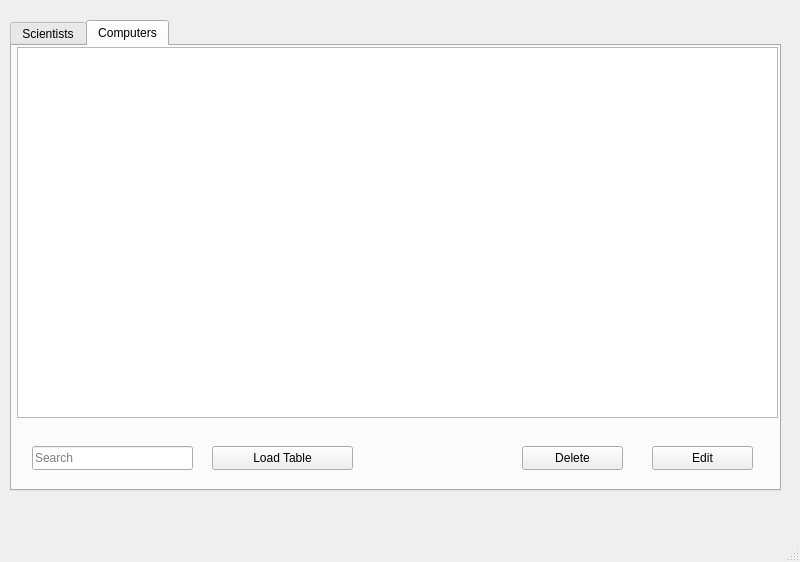
<?xml version="1.0" encoding="UTF-8"?>
<ui version="4.0">
 <class>MainWindow</class>
 <widget class="QMainWindow" name="MainWindow">
  <property name="geometry">
   <rect>
    <x>0</x>
    <y>0</y>
    <width>800</width>
    <height>562</height>
   </rect>
  </property>
  <property name="windowTitle">
   <string>Database</string>
  </property>
  <widget class="QWidget" name="centralwidget">
   <widget class="QTabWidget" name="tabWidget">
    <property name="geometry">
     <rect>
      <x>10</x>
      <y>20</y>
      <width>771</width>
      <height>471</height>
     </rect>
    </property>
    <property name="currentIndex">
     <number>1</number>
    </property>
    <widget class="QWidget" name="Scientists">
     <attribute name="title">
      <string>Scientists</string>
     </attribute>
     <widget class="QPushButton" name="pushButton_deleteScientist">
      <property name="geometry">
       <rect>
        <x>510</x>
        <y>400</y>
        <width>101</width>
        <height>24</height>
       </rect>
      </property>
      <property name="text">
       <string>Delete</string>
      </property>
     </widget>
     <widget class="QPushButton" name="pushButton_editScientist">
      <property name="geometry">
       <rect>
        <x>640</x>
        <y>400</y>
        <width>101</width>
        <height>24</height>
       </rect>
      </property>
      <property name="text">
       <string>Edit</string>
      </property>
     </widget>
     <widget class="QLineEdit" name="lineEdit_search">
      <property name="geometry">
       <rect>
        <x>20</x>
        <y>400</y>
        <width>161</width>
        <height>24</height>
       </rect>
      </property>
      <property name="placeholderText">
       <string>Search</string>
      </property>
     </widget>
     <widget class="QTableView" name="tableView">
      <property name="geometry">
       <rect>
        <x>5</x>
        <y>1</y>
        <width>761</width>
        <height>371</height>
       </rect>
      </property>
     </widget>
     <widget class="QPushButton" name="pushButton_loadScientist">
      <property name="geometry">
       <rect>
        <x>200</x>
        <y>400</y>
        <width>141</width>
        <height>24</height>
       </rect>
      </property>
      <property name="text">
       <string>Load Table</string>
      </property>
     </widget>
    </widget>
    <widget class="QWidget" name="Computers">
     <attribute name="title">
      <string>Computers</string>
     </attribute>
     <widget class="QTableView" name="tableView_computers">
      <property name="geometry">
       <rect>
        <x>5</x>
        <y>1</y>
        <width>761</width>
        <height>371</height>
       </rect>
      </property>
     </widget>
     <widget class="QPushButton" name="pushButton_loadComputer">
      <property name="geometry">
       <rect>
        <x>200</x>
        <y>400</y>
        <width>141</width>
        <height>24</height>
       </rect>
      </property>
      <property name="text">
       <string>Load Table</string>
      </property>
     </widget>
     <widget class="QPushButton" name="pushButton_deleteComputer">
      <property name="geometry">
       <rect>
        <x>510</x>
        <y>400</y>
        <width>101</width>
        <height>24</height>
       </rect>
      </property>
      <property name="text">
       <string>Delete</string>
      </property>
     </widget>
     <widget class="QPushButton" name="pushButton_editComputer">
      <property name="geometry">
       <rect>
        <x>640</x>
        <y>400</y>
        <width>101</width>
        <height>24</height>
       </rect>
      </property>
      <property name="text">
       <string>Edit</string>
      </property>
     </widget>
     <widget class="QLineEdit" name="lineEdit_searchComputer">
      <property name="geometry">
       <rect>
        <x>20</x>
        <y>400</y>
        <width>161</width>
        <height>24</height>
       </rect>
      </property>
      <property name="placeholderText">
       <string>Search</string>
      </property>
     </widget>
     <zorder>tableView_computers</zorder>
     <zorder>pushButton_loadComputer</zorder>
     <zorder>pushButton_deleteComputer</zorder>
     <zorder>lineEdit_searchComputer</zorder>
     <zorder>pushButton_editComputer</zorder>
    </widget>
   </widget>
  </widget>
  <widget class="QMenuBar" name="menubar">
   <property name="geometry">
    <rect>
     <x>0</x>
     <y>0</y>
     <width>800</width>
     <height>21</height>
    </rect>
   </property>
  </widget>
  <widget class="QStatusBar" name="statusbar"/>
 </widget>
 <tabstops>
  <tabstop>lineEdit_searchComputer</tabstop>
  <tabstop>pushButton_loadComputer</tabstop>
  <tabstop>pushButton_deleteComputer</tabstop>
  <tabstop>pushButton_editComputer</tabstop>
  <tabstop>lineEdit_search</tabstop>
  <tabstop>pushButton_loadScientist</tabstop>
  <tabstop>pushButton_deleteScientist</tabstop>
  <tabstop>pushButton_editScientist</tabstop>
  <tabstop>tableView</tabstop>
  <tabstop>tabWidget</tabstop>
  <tabstop>tableView_computers</tabstop>
 </tabstops>
 <resources/>
 <connections/>
</ui>
